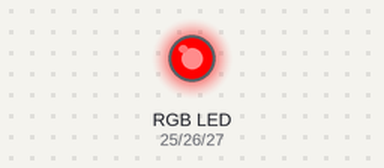
This sketch was run on a simulated ESP32. Shown: an RGB LED mixed from three pins (HIGH = lit).

Above: at 0.05 s.
At 1.5 s:
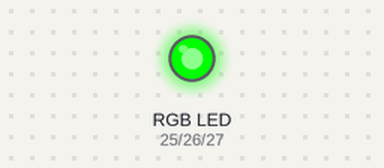
At 2.95 s:
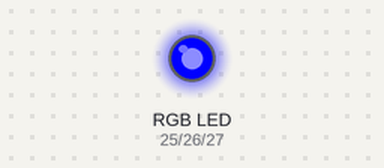
At 3.7 s:
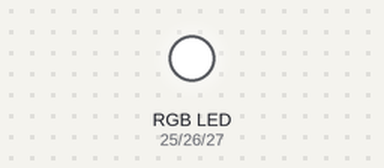
At 4.45 s:
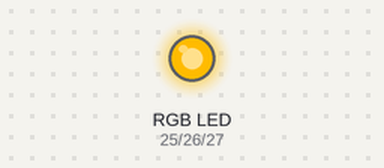
At 5.95 s:
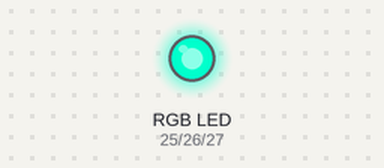
Timing chart, 0 to 7.8 s (numbered marks = the images above):
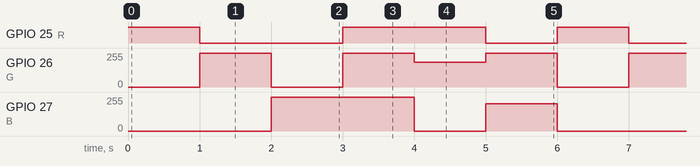

Measured:
- by itself, GPIO 25 (R): repeats every 6.0 s: LOW 2.0 s, HIGH 2.0 s, LOW 1.0 s, HIGH 1.0 s
- by itself, GPIO 26 (G): repeats every 6.0 s: 0/255 1.0 s, 255/255 1.0 s, 187/255 1.0 s, 255/255 1.0 s, 0/255 1.0 s, 255/255 1.0 s
- by itself, GPIO 27 (B): repeats every 6.0 s: 0/255 1.0 s, 204/255 1.0 s, 0/255 2.0 s, 255/255 2.0 s

The sketch:

13_RGBLED.ino
```cpp
int R = 25;
int G = 26;
int B = 27;

void setup() {
  // put your setup code here, to run once:
  pinMode(R, OUTPUT);
  pinMode(G, OUTPUT);
  pinMode(B, OUTPUT);
}

void loop() {
  //R->G->B->W
  //R紅
  analogWrite(R, 255);
  analogWrite(G, 0);
  analogWrite(B, 0);
  delay(1000);
  //G綠
  analogWrite(R, 0);
  analogWrite(G, 255);
  analogWrite(B, 0);
  delay(1000);
  //B藍
  analogWrite(R, 0);
  analogWrite(G, 0);
  analogWrite(B, 255);
  delay(1000);
  //W白
  analogWrite(R, 255);
  analogWrite(G, 255);
  analogWrite(B, 255);
  delay(1000);
  //橘色
  analogWrite(R, 255);
  analogWrite(G, 187);
  analogWrite(B, 0);
  delay(1000);
  //青色
  analogWrite(R, 00);
  analogWrite(G, 255);
  analogWrite(B, 204);
  delay(1000);


}
```
